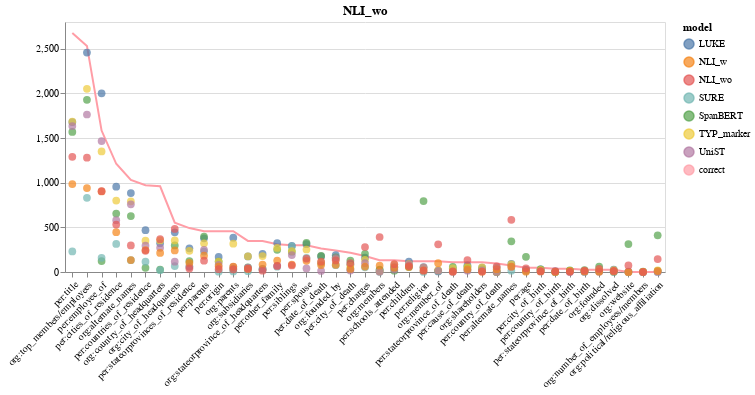

This figure's notebook cell:
### Code cell
source_correct = predictions_source[
    (predictions_source['relation'] != 'no_relation') & (predictions_source['model']=='correct')
]
source_all = predictions_source[
    (predictions_source['relation'] != 'no_relation') & (predictions_source['model'] != 'correct')
]
chart = alt.Chart(source_correct).mark_line().encode(
    y= alt.Y('predicted:Q', title=""),
    x = alt.X('relation:N', axis=alt.Axis(labelAngle=-45), title="", sort=all_rels_sorted),
    #strokeDash = alt.StrokeDash('model:N', legend=alt.Legend(title='')),
    color=alt.Color('model:N'),
).properties(
    width=600,
    height=250,
    title={
        "text" : [model],
        #"subtitle" : [f"DIVERGENCE: {str(subt)}"]
    }
)
plot = alt.Chart(source_all).mark_circle(size=60).encode(
    x = alt.X('relation:N', axis=alt.Axis(labelAngle=-45), title="", sort=all_rels_sorted),
    y = alt.Y('predicted:Q', title=""),
    color=alt.Color('model:N')
)
chart+plot

### Figure 1 — Vega-Lite specification as saved in the notebook (floating-point values rounded to 4 significant figures; data arrays with more than 128 entries replaced by an {"elided": "..."} marker saying what was removed)
{"config": {"view": {"continuousWidth": 400, "continuousHeight": 300}}, "layer": [{"data": {"name": "data-16397e200c0b9dd272574955552c1235"}, "mark": "line", "encoding": {"color": {"field": "model", "type": "nominal"}, "x": {"axis": {"labelAngle": -45}, "field": "relation", "sort": ["no_relation", "per:title", "org:top_members/employees", "per:employee_of", "per:cities_of_residence", "org:alternate_names", "per:countries_of_residence", "org:country_of_headquarters", "org:city_of_headquarters", "per:stateorprovinces_of_residence", "per:parents", "per:origin", "org:parents", "org:subsidiaries", "org:stateorprovince_of_headquarters", "per:other_family", "per:siblings", "per:spouse", "per:date_of_death", "org:founded_by", "per:city_of_death", "per:charges", "org:members", "per:schools_attended", "per:children", "per:religion", "org:member_of", "per:stateorprovince_of_death", "per:cause_of_death", "org:shareholders", "per:country_of_death", "per:alternate_names", "per:age", "per:city_of_birth", "per:country_of_birth", "per:stateorprovince_of_birth", "per:date_of_birth", "org:founded", "org:dissolved"], "title": "", "type": "nominal"}, "y": {"field": "predicted", "title": "", "type": "quantitative"}}, "height": 250, "title": {"text": ["NLI_wo"]}, "width": 600}, {"data": {"name": "data-0f3f3945c12be3f0a2e45d3ba1a23871"}, "mark": {"type": "circle", "size": 60}, "encoding": {"color": {"field": "model", "type": "nominal"}, "x": {"axis": {"labelAngle": -45}, "field": "relation", "sort": ["no_relation", "per:title", "org:top_members/employees", "per:employee_of", "per:cities_of_residence", "org:alternate_names", "per:countries_of_residence", "org:country_of_headquarters", "org:city_of_headquarters", "per:stateorprovinces_of_residence", "per:parents", "per:origin", "org:parents", "org:subsidiaries", "org:stateorprovince_of_headquarters", "per:other_family", "per:siblings", "per:spouse", "per:date_of_death", "org:founded_by", "per:city_of_death", "per:charges", "org:members", "per:schools_attended", "per:children", "per:religion", "org:member_of", "per:stateorprovince_of_death", "per:cause_of_death", "org:shareholders", "per:country_of_death", "per:alternate_names", "per:age", "per:city_of_birth", "per:country_of_birth", "per:stateorprovince_of_birth", "per:date_of_birth", "org:founded", "org:dissolved"], "title": "", "type": "nominal"}, "y": {"field": "predicted", "title": "", "type": "quantitative"}}}], "$schema": "https://vega.github.io/schema/vega-lite/v4.17.0.json", "datasets": {"data-16397e200c0b9dd272574955552c1235": [{"model": "correct", "relation": "org:top_members/employees", "predicted": 2532, "correct": 2532, "difference": 0.0}, {"model": "correct", "relation": "org:shareholders", "predicted": 108, "correct": 108, "difference": 0.0}, {"model": "correct", "relation": "org:founded_by", "predicted": 240, "correct": 240, "difference": 0.0}, {"model": "correct", "relation": "per:employee_of", "predicted": 1584, "correct": 1584, "difference": 0.0}, {"model": "correct", "relation": "per:schools_attended", "predicted": 132, "correct": 132, "difference": 0.0}, {"model": "correct", "relation": "org:parents", "predicted": 456, "correct": 456, "difference": 0.0}, {"model": "correct", "relation": "org:alternate_names", "predicted": 1032, "correct": 1032, "difference": 0.0}, {"model": "correct", "relation": "org:member_of", "predicted": 120, "correct": 120, "difference": 0.0}, {"model": "correct", "relation": "org:members", "predicted": 132, "correct": 132, "difference": 0.0}, {"model": "correct", "relation": "org:subsidiaries", "predicted": 348, "correct": 348, "difference": 0.0}, {"model": "correct", "relation": "per:city_of_birth", "predicted": 48, "correct": 48, "difference": 0.0}, {"model": "correct", "relation": "per:cities_of_residence", "predicted": 1212, "correct": 1212, "difference": 0.0}, {"model": "correct", "relation": "per:city_of_death", "predicted": 216, "correct": 216, "difference": 0.0}, {"model": "correct", "relation": "per:other_family", "predicted": 312, "correct": 312, "difference": 0.0}, {"model": "correct", "relation": "per:alternate_names", "predicted": 72, "correct": 72, "difference": 0.0}, {"model": "correct", "relation": "per:parents", "predicted": 456, "correct": 456, "difference": 0.0}, {"model": "correct", "relation": "per:children", "predicted": 120, "correct": 120, "difference": 0.0}, {"model": "correct", "relation": "per:spouse", "predicted": 300, "correct": 300, "difference": 0.0}, {"model": "correct", "relation": "per:siblings", "predicted": 300, "correct": 300, "difference": 0.0}, {"model": "correct", "relation": "per:title", "predicted": 2676, "correct": 2676, "difference": 0.0}, {"model": "correct", "relation": "per:religion", "predicted": 120, "correct": 120, "difference": 0.0}, {"model": "correct", "relation": "per:age", "predicted": 48, "correct": 48, "difference": 0.0}, {"model": "correct", "relation": "org:website", "predicted": 0, "correct": 0, "difference": 0.0}, {"model": "correct", "relation": "per:stateorprovinces_of_residence", "predicted": 492, "correct": 492, "difference": 0.0}, {"model": "correct", "relation": "per:stateorprovince_of_death", "predicted": 108, "correct": 108, "difference": 0.0}, {"model": "correct", "relation": "per:stateorprovince_of_birth", "predicted": 36, "correct": 36, "difference": 0.0}, {"model": "correct", "relation": "per:country_of_death", "predicted": 96, "correct": 96, "difference": 0.0}, {"model": "correct", "relation": "per:origin", "predicted": 456, "correct": 456, "difference": 0.0}, {"model": "correct", "relation": "per:country_of_birth", "predicted": 36, "correct": 36, "difference": 0.0}, {"model": "correct", "relation": "per:countries_of_residence", "predicted": 972, "correct": 972, "difference": 0.0}, {"model": "correct", "relation": "org:city_of_headquarters", "predicted": 552, "correct": 552, "difference": 0.0}, {"model": "correct", "relation": "org:country_of_headquarters", "predicted": 960, "correct": 960, "difference": 0.0}, {"model": "correct", "relation": "org:stateorprovince_of_headquarters", "predicted": 348, "correct": 348, "difference": 0.0}, {"model": "correct", "relation": "org:number_of_employees/members", "predicted": 0, "correct": 0, "difference": 0.0}, {"model": "correct", "relation": "org:political/religious_affiliation", "predicted": 0, "correct": 0, "difference": 0.0}, {"model": "correct", "relation": "org:dissolved", "predicted": 24, "correct": 24, "difference": 0.0}, {"model": "correct", "relation": "org:founded", "predicted": 24, "correct": 24, "difference": 0.0}, {"model": "correct", "relation": "per:date_of_birth", "predicted": 24, "correct": 24, "difference": 0.0}, {"model": "correct", "relation": "per:date_of_death", "predicted": 264, "correct": 264, "difference": 0.0}, {"model": "correct", "relation": "per:cause_of_death", "predicted": 108, "correct": 108, "difference": 0.0}, {"model": "correct", "relation": "per:charges", "predicted": 180, "correct": 180, "difference": 0.0}], "data-0f3f3945c12be3f0a2e45d3ba1a23871": {"elided": "287 records"}}}
